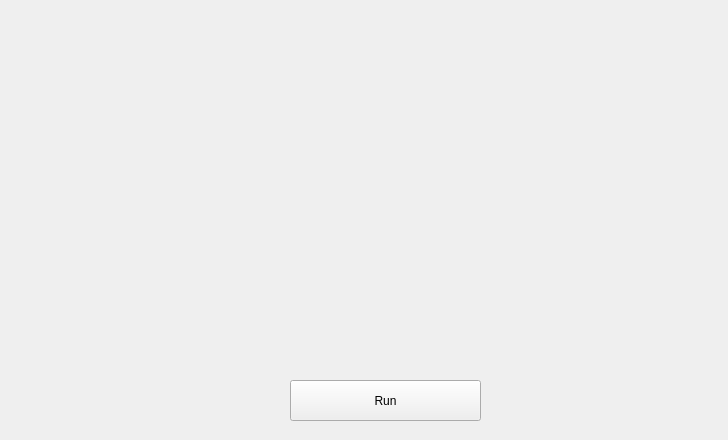
<?xml version="1.0" encoding="UTF-8"?>
<ui version="4.0">
 <class>Form</class>
 <widget class="QWidget" name="Form">
  <property name="geometry">
   <rect>
    <x>0</x>
    <y>0</y>
    <width>728</width>
    <height>440</height>
   </rect>
  </property>
  <property name="windowTitle">
   <string>Form</string>
  </property>
  <widget class="QLabel" name="videoLabel">
   <property name="geometry">
    <rect>
     <x>240</x>
     <y>40</y>
     <width>371</width>
     <height>271</height>
    </rect>
   </property>
   <property name="text">
    <string/>
   </property>
  </widget>
  <widget class="QPushButton" name="runBtn">
   <property name="geometry">
    <rect>
     <x>290</x>
     <y>380</y>
     <width>191</width>
     <height>41</height>
    </rect>
   </property>
   <property name="text">
    <string>Run</string>
   </property>
  </widget>
  <widget class="roundProgressBar" name="widget" native="true">
   <property name="geometry">
    <rect>
     <x>39</x>
     <y>69</y>
     <width>181</width>
     <height>181</height>
    </rect>
   </property>
  </widget>
 </widget>
 <customwidgets>
  <customwidget>
   <class>roundProgressBar</class>
   <extends>QWidget</extends>
   <header>PySide2extn.RoundProgressBar.h</header>
   <container>1</container>
  </customwidget>
 </customwidgets>
 <resources/>
 <connections/>
</ui>
